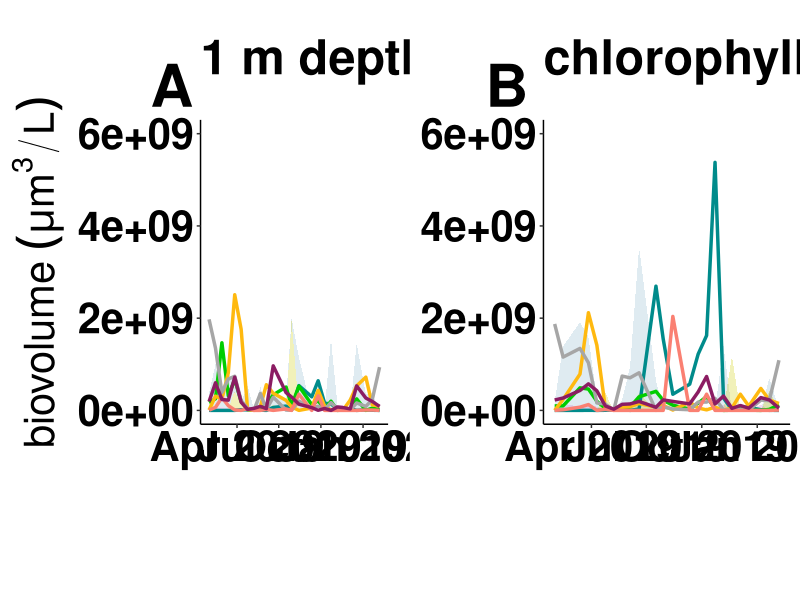

The R script that drew this image:
## ---- chunk 1
knitr::opts_chunk$set(echo = TRUE)

#loading packages

library(readr)
library(here)
library(ggplot2)
library(reshape2)
library(cowplot)

Sys.setlocale("LC_ALL", "English")

#Import biovolume data

phyto_zoo_bioVolume <- read.csv (here("01_Data","phyto_microzooplankton_biovolume_ROT19.csv"), header = TRUE , sep = ";" , stringsAsFactors = FALSE, na.strings = "#NV")

#note: data frame includes two different depths: surface water (A) and chlorophyll maximum depth (B)

#separating surface water and chlorophyll maximum depth

phytoBio_surface <- phyto_zoo_bioVolume[1:25,2:7]
zooBio_surface <- phyto_zoo_bioVolume[1:25,8:10]


phytoBio_chlorMax <- phyto_zoo_bioVolume[26:49,2:7]
zooBio_chlorMax <- phyto_zoo_bioVolume[26:49,8:10]



#setting dates
dates_surface <- c("2019-01-30", "2019-02-13", "2019-02-27", "2019-03-13" , "2019-03-27", "2019-04-10" ,"2019-04-24" ,"2019-05-08",
            "2019-05-22", "2019-06-04" ,"2019-06-19", "2019-07-17" , "2019-07-29", "2019-08-14",
            "2019-09-11", "2019-09-25", "2019-10-09", "2019-10-23", "2019-11-06", "2019-11-20", 
            "2019-12-04", "2019-12-18",
            "2020-01-07", "2020-01-21", "2020-02-06")

rownames(phytoBio_surface) <- dates_surface
rownames(zooBio_surface) <- dates_surface


phytoBio_surface$date <- as.Date(rownames(phytoBio_surface), "%Y-%m-%d")
zooBio_surface$date <- as.Date(rownames(zooBio_surface), "%Y-%m-%d")


Phyto_surface <- melt(phytoBio_surface, id.vars="date", measure.vars = c("cyanobacteria_um3L",  "green.algae_um3L", "Chrysophyta_um3L",
                                                            "Diatoms_um3L", "Dinoflagellates_um3L", "Cryptophyceae_um3L"))

Zoo_surface  <- melt(zooBio_surface, id.vars="date", measure.vars = c("Ciliata_um3L","Rotifera_um3L", "Gymnodinium_helveticum_um3L"))



dates_chlorMax <- c("2019-01-30", "2019-02-13",  "2019-03-13" , "2019-03-27", "2019-04-10" ,"2019-04-24" ,"2019-05-08",
            "2019-05-22", "2019-06-04" ,"2019-06-19", "2019-07-17" , "2019-07-29", "2019-08-14",
            "2019-09-11", "2019-09-25", "2019-10-09", "2019-10-23", "2019-11-06", "2019-11-20", 
            "2019-12-04", "2019-12-18",
            "2020-01-07", "2020-01-21", "2020-02-06")                              

rownames(phytoBio_chlorMax) <- dates_chlorMax
rownames(zooBio_chlorMax) <- dates_chlorMax

phytoBio_chlorMax$date <- as.Date(rownames(phytoBio_chlorMax), "%Y-%m-%d")
zooBio_chlorMax$date <- as.Date(rownames(zooBio_chlorMax), "%Y-%m-%d")


Phyto_chlorMax <- melt(phytoBio_chlorMax, id.vars="date", measure.vars = c("cyanobacteria_um3L",  "green.algae_um3L", "Chrysophyta_um3L",
                                                            "Diatoms_um3L", "Dinoflagellates_um3L", "Cryptophyceae_um3L"))

Zoo_chlorMax <- melt(zooBio_chlorMax, id.vars="date", measure.vars = c("Ciliata_um3L","Rotifera_um3L", "Gymnodinium_helveticum_um3L"))

## ---- chunk 2

#Fig. 3

##surface water

pbioVol_surface <-ggplot()+
  ggtitle("1 m depth", subtitle= "1 m depth")+
  geom_area(data=Zoo_surface, aes(x = date, y=value, fill= variable), alpha=0.275)+
  geom_line(data=Phyto_surface, aes(x = date, y=value, color= variable),linewidth=1.175)+
  annotate("text",y= 7.05e+09, x= as.Date("2018-11-10"),label="A", size=15, fontface=2, color="black")+
  coord_cartesian(ylim=c(0,6e+09), x=as.Date(c("2019-01-30", "2020-02-06")),clip="off")+
  scale_fill_manual(labels= c(Gymnodinium_helveticum_um3L= expression(italic("Gymnodinium helveticum")), 
                              Ciliata_um3L="Ciliata", Rotifera_um3L= "Rotifera"),
                    values=c(Gymnodinium_helveticum_um3L= "orchid", Ciliata_um3L= "lightskyblue3", Rotifera_um3L= "yellow3"),
                    name= "microzooplankton",
                    breaks= c("Ciliata_um3L", "Gymnodinium_helveticum_um3L", "Rotifera_um3L"))+
  scale_color_manual(labels=c(cyanobacteria_um3L=expression(italic("Cyanophyceae")), 
                              green.algae_um3L= "green algae", 
                              Chrysophyta_um3L= expression(italic("Chrysophyceae")), 
                              Diatoms_um3L= expression(italic("Bacillariophyceae")),  
                              Dinoflagellates_um3L= expression(italic("Dinophyceae")), 
                              Cryptophyceae_um3L= expression(italic("Cryptophyceae"))), 
                     values= c(cyanobacteria_um3L="cyan4", green.algae_um3L="green3", Chrysophyta_um3L="darkgoldenrod1",
                               Diatoms_um3L= "gray65" , Dinoflagellates_um3L= "salmon", Cryptophyceae_um3L= "maroon4"),
                     name= "phytoplankton",
                     breaks= c("Diatoms_um3L", "Chrysophyta_um3L","Cryptophyceae_um3L", "cyanobacteria_um3L", 
                               "Dinoflagellates_um3L", "green.algae_um3L"))+
  ylab(expression("biovolume"~(mu*m^{3}/L))) + xlab(NULL)+ 
  theme(axis.line = element_line(colour = "black"),
        panel.background = element_blank(),
        panel.border = element_blank(),
        axis.text.x = element_text(face='bold', color="black", size=30),
        axis.text.y = element_text(face='bold', color='black', size=30),
        legend.position= "none",
        plot.title = element_text(color="black", face='bold', size=35),
        plot.subtitle = element_text(color="white", size=15),
        strip.placement = "outside",
        strip.background = element_blank(),
        axis.title.y = element_text(color='black', size = 30),
        plot.margin = unit(c(1,0.55,0.25,0.3), "cm"))

plegend <- get_legend(pbioVol_surface+ theme(legend.title = element_text(size=30, face= "bold"),
                             legend.position= "bottom",
                             legend.background=element_blank(),
                             legend.key=element_rect(fill="white"),
                             legend.box.background= element_rect(fill= "white", color="black"),
                             legend.text=element_text(size=30))+
                             guides(colour = guide_legend(title.position="top", override.aes = list(linewidth=3), nrow=2),
                                    linetype = guide_legend(override.aes = list(size = 4)),
                                    fill=guide_legend(title.position="top")))

##chlorophyll maximum depth

pbioVol_chlorMax <- ggplot()+
  ggtitle("chlorophyll maximum depth", subtitle= "chlorophyll maximum depth")+
  geom_area(data=zooBio_chlorMax, aes(x = date, y=Gymnodinium_helveticum_um3L), fill="orchid" , alpha=0.275)+
  geom_area(data=zooBio_chlorMax, aes(x = date, y=Ciliata_um3L), fill="lightskyblue3" , alpha=0.275)+
  geom_area(data=zooBio_chlorMax, aes(x = date, y=Rotifera_um3L), fill="yellow3" , alpha=0.275)+  
  geom_line(data=phytoBio_chlorMax, aes(x = date, y=cyanobacteria_um3L),color="cyan4", linewidth=1.175)+
  geom_line(data=phytoBio_chlorMax, aes(x = date, y=green.algae_um3L),color="green3", linewidth=1.175)+
  geom_line(data=phytoBio_chlorMax, aes(x = date, y=Chrysophyta_um3L),color="darkgoldenrod1", linewidth=1.175)+
  geom_line(data=phytoBio_chlorMax, aes(x = date, y=Diatoms_um3L),color="gray65", linewidth=1.175)+
  geom_line(data=phytoBio_chlorMax, aes(x = date, y=Dinoflagellates_um3L),color="salmon", linewidth=1.175)+
  geom_line(data=phytoBio_chlorMax, aes(x = date, y=Cryptophyceae_um3L),color="maroon4", linewidth=1.175)+
  annotate("text",y= 7.05e+09, x= as.Date("2018-11-12"),label="B", size=15, fontface=2, color="black")+
  coord_cartesian(ylim=c(0,6e+09), x=as.Date(c("2019-01-30", "2020-02-06")),clip="off")+
  ylab(NULL) + xlab(NULL)+ 
  theme(axis.line = element_line(colour = "black"),
        panel.background = element_blank(),
        axis.text.x = element_text(face='bold', color='black', size=30),
        axis.text.y = element_text(face='bold', color='black', size=30),
        legend.position= "none",
        plot.title = element_text(color="black", face='bold', size=35),
        plot.subtitle = element_text(color="white", size=15),
        strip.placement = "outside",
        strip.background = element_blank(),
        axis.title.y = element_text(color='black', size = 30),
        plot.margin = unit(c(1,0.25,0.25,0.25), "cm"))+
  guides(fill = guide_legend(title.position="top"))

pbioVol <- plot_grid(pbioVol_surface, pbioVol_chlorMax, ncol=2, rel_widths =c(1.05,1), align="h", axis="lr") 

Fig3 <- plot_grid(pbioVol, plegend, ncol=1, rel_heights=c(1,0.25)) 

## ---- chunk 3

Fig3 <- plot_grid(pbioVol, plegend, ncol=1, rel_heights=c(1,0.25)) 

plot(Fig3)


